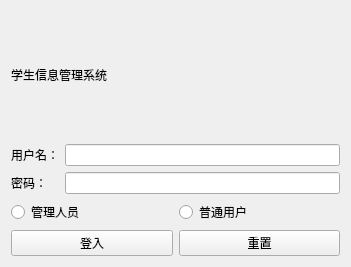
<?xml version="1.0" encoding="UTF-8"?>
<ui version="4.0">
 <class>MainWindow</class>
 <widget class="QMainWindow" name="MainWindow">
  <property name="geometry">
   <rect>
    <x>0</x>
    <y>0</y>
    <width>351</width>
    <height>267</height>
   </rect>
  </property>
  <property name="windowTitle">
   <string>设计者：陈永喆 8001716066</string>
  </property>
  <widget class="QWidget" name="centralWidget">
   <layout class="QVBoxLayout" name="verticalLayout_3">
    <item>
     <widget class="QLabel" name="label_3">
      <property name="text">
       <string>学生信息管理系统</string>
      </property>
     </widget>
    </item>
    <item>
     <layout class="QHBoxLayout" name="horizontalLayout">
      <item>
       <layout class="QVBoxLayout" name="verticalLayout_2">
        <item>
         <widget class="QLabel" name="label">
          <property name="text">
           <string>用户名：</string>
          </property>
         </widget>
        </item>
        <item>
         <widget class="QLabel" name="label_2">
          <property name="text">
           <string>密码：</string>
          </property>
         </widget>
        </item>
       </layout>
      </item>
      <item>
       <layout class="QVBoxLayout" name="verticalLayout">
        <item>
         <widget class="QLineEdit" name="Login_username"/>
        </item>
        <item>
         <widget class="QLineEdit" name="Login_password">
          <property name="styleSheet">
           <string notr="true">font: 6pt &quot;Arial&quot;;
font: 9pt &quot;Arial&quot;;</string>
          </property>
         </widget>
        </item>
       </layout>
      </item>
     </layout>
    </item>
    <item>
     <layout class="QHBoxLayout" name="horizontalLayout_2">
      <item>
       <widget class="QRadioButton" name="radioButton">
        <property name="text">
         <string>管理人员</string>
        </property>
       </widget>
      </item>
      <item>
       <widget class="QRadioButton" name="radioButton_2">
        <property name="text">
         <string>普通用户</string>
        </property>
       </widget>
      </item>
     </layout>
    </item>
    <item>
     <layout class="QHBoxLayout" name="horizontalLayout_3">
      <item>
       <widget class="QPushButton" name="LoginButton">
        <property name="text">
         <string>登入</string>
        </property>
       </widget>
      </item>
      <item>
       <widget class="QPushButton" name="remitButton">
        <property name="text">
         <string>重置</string>
        </property>
       </widget>
      </item>
     </layout>
    </item>
   </layout>
  </widget>
 </widget>
 <layoutdefault spacing="6" margin="11"/>
 <resources/>
 <connections/>
</ui>
